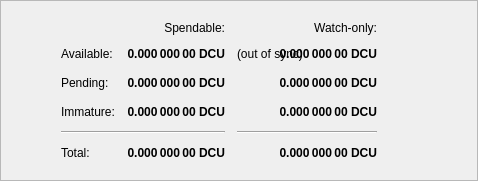
                <widget class="QFrame" name="frame">
                    <property name="frameShape">
                        <enum>QFrame::StyledPanel</enum>
                    </property>
                    <property name="frameShadow">
                        <enum>QFrame::Raised</enum>
                    </property>
                    <layout class="QHBoxLayout">
                         <item>
                            <spacer name="horizontalSpacerWalletSecruity">
                                <property name="orientation">
                                    <enum>Qt::Horizontal</enum>
                                </property>
                                <property name="sizeHint" stdset="0">
                                    <size>
                                        <width>40</width>
                                        <height>1</height>
                                    </size>
                                </property>
                            </spacer>
                        </item>
                        <item>
                            <widget class="QFrame">
                                <layout class="QVBoxLayout" name="verticalLayout_4">
                                   
                                    <item>
                                        <layout class="QGridLayout" name="gridLayout">
                                            <property name="spacing">
                                                <number>12</number>
                                            </property>
                                            <item row="0" column="1">
                                                <widget class="QLabel" name="labelSpendable">
                                                    <property name="text">
                                                        <string>Spendable:</string>
                                                    </property>
                                                    <property name="alignment">
                                                        <set>Qt::AlignRight|Qt::AlignTrailing|Qt::AlignVCenter</set>
                                                    </property>
                                                </widget>
                                            </item>
                                            <item row="0" column="2">
                                                <widget class="QLabel" name="labelWatchonly">
                                                    <property name="text">
                                                        <string>Watch-only:</string>
                                                    </property>
                                                    <property name="alignment">
                                                        <set>Qt::AlignRight|Qt::AlignTrailing|Qt::AlignVCenter</set>
                                                    </property>
                                                </widget>
                                            </item>
                                            <item row="1" column="0">
                                                <widget class="QLabel" name="labelBalanceText">
                                                    <property name="text">
                                                        <string>Available:</string>
                                                    </property>
                                                </widget>
                                            </item>
                                            <item row="1" column="1">
                                                <widget class="QLabel" name="labelBalance">
                                                    <property name="font">
                                                        <font>
                                                            <weight>75</weight>
                                                            <bold>true</bold>
                                                        </font>
                                                    </property>
                                                    <property name="cursor">
                                                        <cursorShape>IBeamCursor</cursorShape>
                                                    </property>
                                                    <property name="toolTip">
                                                        <string>Your current spendable balance</string>
                                                    </property>
                                                    <property name="text">
                                                        <string notr="true">0.000 000 00 DCU</string>
                                                    </property>
                                                    <property name="alignment">
                                                        <set>Qt::AlignRight|Qt::AlignTrailing|Qt::AlignVCenter</set>
                                                    </property>
                                                    <property name="textInteractionFlags">
                                                        <set>Qt::LinksAccessibleByMouse|Qt::TextSelectableByKeyboard|Qt::TextSelectableByMouse</set>
                                                    </property>
                                                </widget>
                                            </item>
                                            <item row="1" column="2">
                                                <widget class="QLabel" name="labelWalletStatus">
                                                    <property name="toolTip">
                                                        <string>The displayed information may be out of date. Your wallet automatically synchronizes with the DCU network after a connection is established, but this process has not completed yet.</string>
                                                    </property>
                                                    <property name="text">
                                                        <string notr="true">(out of sync)</string>
                                                    </property>
                                                    <property name="alignment">
                                                        <set>Qt::AlignLeading|Qt::AlignLeft|Qt::AlignVCenter</set>
                                                    </property>
                                                </widget>
                                            </item>
                                            <item row="1" column="2">
                                                <widget class="QLabel" name="labelWatchAvailable">
                                                    <property name="font">
                                                        <font>
                                                            <weight>75</weight>
                                                            <bold>true</bold>
                                                        </font>
                                                    </property>
                                                    <property name="cursor">
                                                        <cursorShape>IBeamCursor</cursorShape>
                                                    </property>
                                                    <property name="toolTip">
                                                        <string>Your current balance in watch-only addresses</string>
                                                    </property>
                                                    <property name="text">
                                                        <string notr="true">0.000 000 00 DCU</string>
                                                    </property>
                                                    <property name="alignment">
                                                        <set>Qt::AlignRight|Qt::AlignTrailing|Qt::AlignVCenter</set>
                                                    </property>
                                                    <property name="textInteractionFlags">
                                                        <set>Qt::LinksAccessibleByMouse|Qt::TextSelectableByKeyboard|Qt::TextSelectableByMouse</set>
                                                    </property>
                                                </widget>
                                            </item>
                                            <item row="2" column="0">
                                                <widget class="QLabel" name="labelPendingText">
                                                    <property name="text">
                                                        <string>Pending:</string>
                                                    </property>
                                                </widget>
                                            </item>
                                            <item row="2" column="1">
                                                <widget class="QLabel" name="labelUnconfirmed">
                                                    <property name="font">
                                                        <font>
                                                            <weight>75</weight>
                                                            <bold>true</bold>
                                                        </font>
                                                    </property>
                                                    <property name="cursor">
                                                        <cursorShape>IBeamCursor</cursorShape>
                                                    </property>
                                                    <property name="toolTip">
                                                        <string>Total of transactions that have yet to be confirmed, and do not yet count toward the spendable balance</string>
                                                    </property>
                                                    <property name="text">
                                                        <string notr="true">0.000 000 00 DCU</string>
                                                    </property>
                                                    <property name="alignment">
                                                        <set>Qt::AlignRight|Qt::AlignTrailing|Qt::AlignVCenter</set>
                                                    </property>
                                                    <property name="textInteractionFlags">
                                                        <set>Qt::LinksAccessibleByMouse|Qt::TextSelectableByKeyboard|Qt::TextSelectableByMouse</set>
                                                    </property>
                                                </widget>
                                            </item>
                                            <item row="2" column="2">
                                                <widget class="QLabel" name="labelWatchPending">
                                                    <property name="font">
                                                        <font>
                                                            <weight>75</weight>
                                                            <bold>true</bold>
                                                        </font>
                                                    </property>
                                                    <property name="cursor">
                                                        <cursorShape>IBeamCursor</cursorShape>
                                                    </property>
                                                    <property name="toolTip">
                                                        <string>Unconfirmed transactions to watch-only addresses</string>
                                                    </property>
                                                    <property name="text">
                                                        <string notr="true">0.000 000 00 DCU</string>
                                                    </property>
                                                    <property name="alignment">
                                                        <set>Qt::AlignRight|Qt::AlignTrailing|Qt::AlignVCenter</set>
                                                    </property>
                                                    <property name="textInteractionFlags">
                                                        <set>Qt::LinksAccessibleByMouse|Qt::TextSelectableByKeyboard|Qt::TextSelectableByMouse</set>
                                                    </property>
                                                </widget>
                                            </item>
                                            <item row="2" column="3">
                                                <spacer name="horizontalSpacer_2">
                                                    <property name="orientation">
                                                        <enum>Qt::Horizontal</enum>
                                                    </property>
                                                    <property name="sizeHint" stdset="0">
                                                        <size>
                                                            <width>40</width>
                                                            <height>20</height>
                                                        </size>
                                                    </property>
                                                </spacer>
                                            </item>
                                            <item row="3" column="0">
                                                <widget class="QLabel" name="labelImmatureText">
                                                    <property name="text">
                                                        <string>Immature:</string>
                                                    </property>
                                                </widget>
                                            </item>
                                            <item row="3" column="1">
                                                <widget class="QLabel" name="labelImmature">
                                                    <property name="font">
                                                        <font>
                                                            <weight>75</weight>
                                                            <bold>true</bold>
                                                        </font>
                                                    </property>
                                                    <property name="cursor">
                                                        <cursorShape>IBeamCursor</cursorShape>
                                                    </property>
                                                    <property name="toolTip">
                                                        <string>Mined balance that has not yet matured</string>
                                                    </property>
                                                    <property name="text">
                                                        <string notr="true">0.000 000 00 DCU</string>
                                                    </property>
                                                    <property name="alignment">
                                                        <set>Qt::AlignRight|Qt::AlignTrailing|Qt::AlignVCenter</set>
                                                    </property>
                                                    <property name="textInteractionFlags">
                                                        <set>Qt::LinksAccessibleByMouse|Qt::TextSelectableByKeyboard|Qt::TextSelectableByMouse</set>
                                                    </property>
                                                </widget>
                                            </item>
                                            <item row="3" column="2">
                                                <widget class="QLabel" name="labelWatchImmature">
                                                    <property name="font">
                                                        <font>
                                                            <weight>75</weight>
                                                            <bold>true</bold>
                                                        </font>
                                                    </property>
                                                    <property name="cursor">
                                                        <cursorShape>IBeamCursor</cursorShape>
                                                    </property>
                                                    <property name="toolTip">
                                                        <string>Mined balance in watch-only addresses that has not yet matured</string>
                                                    </property>
                                                    <property name="text">
                                                        <string notr="true">0.000 000 00 DCU</string>
                                                    </property>
                                                    <property name="alignment">
                                                        <set>Qt::AlignRight|Qt::AlignTrailing|Qt::AlignVCenter</set>
                                                    </property>
                                                    <property name="textInteractionFlags">
                                                        <set>Qt::LinksAccessibleByMouse|Qt::TextSelectableByKeyboard|Qt::TextSelectableByMouse</set>
                                                    </property>
                                                </widget>
                                            </item>
                                            <item row="4" column="0" colspan="2">
                                                <widget class="Line" name="lineSpendableBalance">
                                                    <property name="orientation">
                                                        <enum>Qt::Horizontal</enum>
                                                    </property>
                                                </widget>
                                            </item>
                                            <item row="4" column="2">
                                                <widget class="Line" name="lineWatchBalance">
                                                    <property name="sizePolicy">
                                                        <sizepolicy hsizetype="Preferred" vsizetype="Fixed">
                                                            <horstretch>0</horstretch>
                                                            <verstretch>0</verstretch>
                                                        </sizepolicy>
                                                    </property>
                                                    <property name="minimumSize">
                                                        <size>
                                                            <width>140</width>
                                                            <height>0</height>
                                                        </size>
                                                    </property>
                                                    <property name="orientation">
                                                        <enum>Qt::Horizontal</enum>
                                                    </property>
                                                </widget>
                                            </item>
                                            <item row="5" column="0">
                                                <widget class="QLabel" name="labelTotalText">
                                                    <property name="text">
                                                        <string>Total:</string>
                                                    </property>
                                                </widget>
                                            </item>
                                            <item row="5" column="1">
                                                <widget class="QLabel" name="labelTotal">
                                                    <property name="font">
                                                        <font>
                                                            <weight>75</weight>
                                                            <bold>true</bold>
                                                        </font>
                                                    </property>
                                                    <property name="cursor">
                                                        <cursorShape>IBeamCursor</cursorShape>
                                                    </property>
                                                    <property name="toolTip">
                                                        <string>Your current total balance</string>
                                                    </property>
                                                    <property name="text">
                                                        <string notr="true">0.000 000 00 DCU</string>
                                                    </property>
                                                    <property name="alignment">
                                                        <set>Qt::AlignRight|Qt::AlignTrailing|Qt::AlignVCenter</set>
                                                    </property>
                                                    <property name="textInteractionFlags">
                                                        <set>Qt::LinksAccessibleByMouse|Qt::TextSelectableByKeyboard|Qt::TextSelectableByMouse</set>
                                                    </property>
                                                </widget>
                                            </item>
                                            <item row="5" column="2">
                                                <widget class="QLabel" name="labelWatchTotal">
                                                    <property name="font">
                                                        <font>
                                                            <weight>75</weight>
                                                            <bold>true</bold>
                                                        </font>
                                                    </property>
                                                    <property name="cursor">
                                                        <cursorShape>IBeamCursor</cursorShape>
                                                    </property>
                                                    <property name="toolTip">
                                                        <string>Current total balance in watch-only addresses</string>
                                                    </property>
                                                    <property name="text">
                                                        <string notr="true">0.000 000 00 DCU</string>
                                                    </property>
                                                    <property name="alignment">
                                                        <set>Qt::AlignRight|Qt::AlignTrailing|Qt::AlignVCenter</set>
                                                    </property>
                                                    <property name="textInteractionFlags">
                                                        <set>Qt::LinksAccessibleByMouse|Qt::TextSelectableByKeyboard|Qt::TextSelectableByMouse</set>
                                                    </property>
                                                </widget>
                                            </item>
                                        </layout>
                                    </item>
                                </layout>
                            </widget>
                        </item>
                        <item>
                            <spacer name="horizontalSpacerWalletSecruity">
                                <property name="orientation">
                                    <enum>Qt::Horizontal</enum>
                                </property>
                                <property name="sizeHint" stdset="0">
                                    <size>
                                        <width>40</width>
                                        <height>1</height>
                                    </size>
                                </property>
                            </spacer>
                        </item>
                    </layout>
                </widget>
